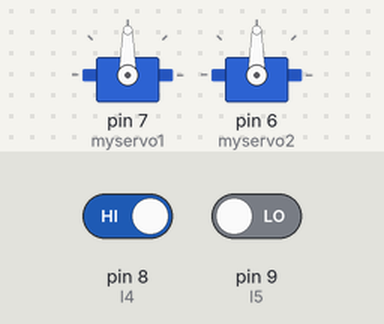
This sketch was run on a simulated Arduino Uno, built with avr-gcc and run on an emulated ATmega328P. Shown: 2 × servo. Inputs (shaded band) come from the test bench; at power-on: pin 9 (l5) LOW, pin 8 (l4) HIGH.

Above: at 2.1 s.
2.2 s: pin 9 (l5) driven HIGH
At 4.66 s:
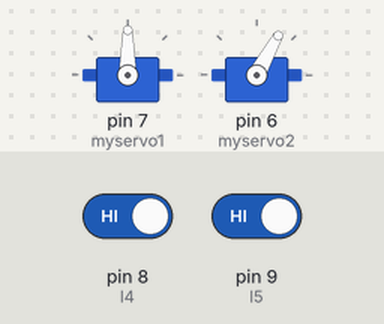
5.2 s: pin 8 (l4) driven LOW
At 7.5 s:
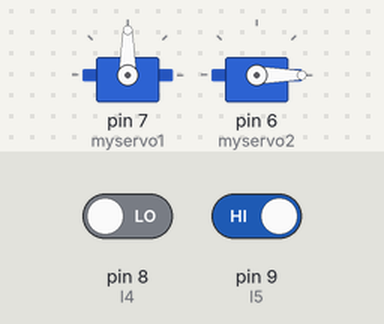
8.2 s: pin 8 (l4) driven HIGH and pin 9 (l5) driven LOW
At 13.3 s:
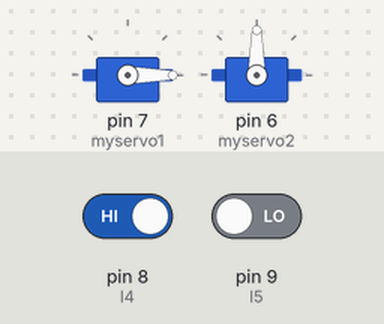
Timing chart, 0 to 14.8 s (numbered marks = the images above; inputs shaded):
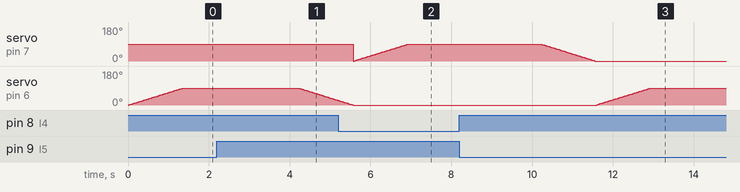

The sketch:

smartgate.ino
```cpp
#include <Servo.h>
Servo myservo1,myservo2;
#define l4 8
#define l5 9
int pos1=0;
int pos2=0;
void setup()
{
myservo1.attach(7);
myservo2.attach(6);
pinMode(l4,INPUT);
pinMode(l5,INPUT);
}
int count=0;
void loop()
{
  // entry
  if(count<=3)
  {
  if(digitalRead(l4)==LOW)
  {
    gateentry();
    count++;
  }
  }
  //exit
  if(digitalRead(l5)==LOW)
  {
    gateexit();
    count--;
  }

}

void gateentry()
{
    for (pos1 = 0; pos1 <= 90; pos1 += 1)
    {
    myservo1.write(pos1);
    delay(15);
    }
    while(digitalRead(l4)!=HIGH);
    delay(2000);
    for (pos1 = 90; pos1 >= 0; pos1 -= 1)
    {
    myservo1.write(pos1);
    delay(15);
    }
}

void gateexit()
{
   for (pos2 = 0; pos2 <= 90; pos2 += 1)
    {
    myservo2.write(pos2);
    delay(15);
    }
    while(digitalRead(l5)!=HIGH);
    delay(2000);
    for (pos2 = 90; pos2 >= 0; pos2 -= 1)
    {
    myservo2.write(pos2);
    delay(15);
    }

}
```

Measured:
- after the input at 2.2 s, servo on pin 6 (myservo2): moves from 90° to 25° over 0.96 s, starting after 2.0 s
- after the input at 8.2 s, servo on pin 7 (myservo1): moves from 90° to 0° over 1.3 s, starting after 2.0 s; servo on pin 6 (myservo2): moves from 0° to 90° over 1.3 s, starting after 3.4 s
